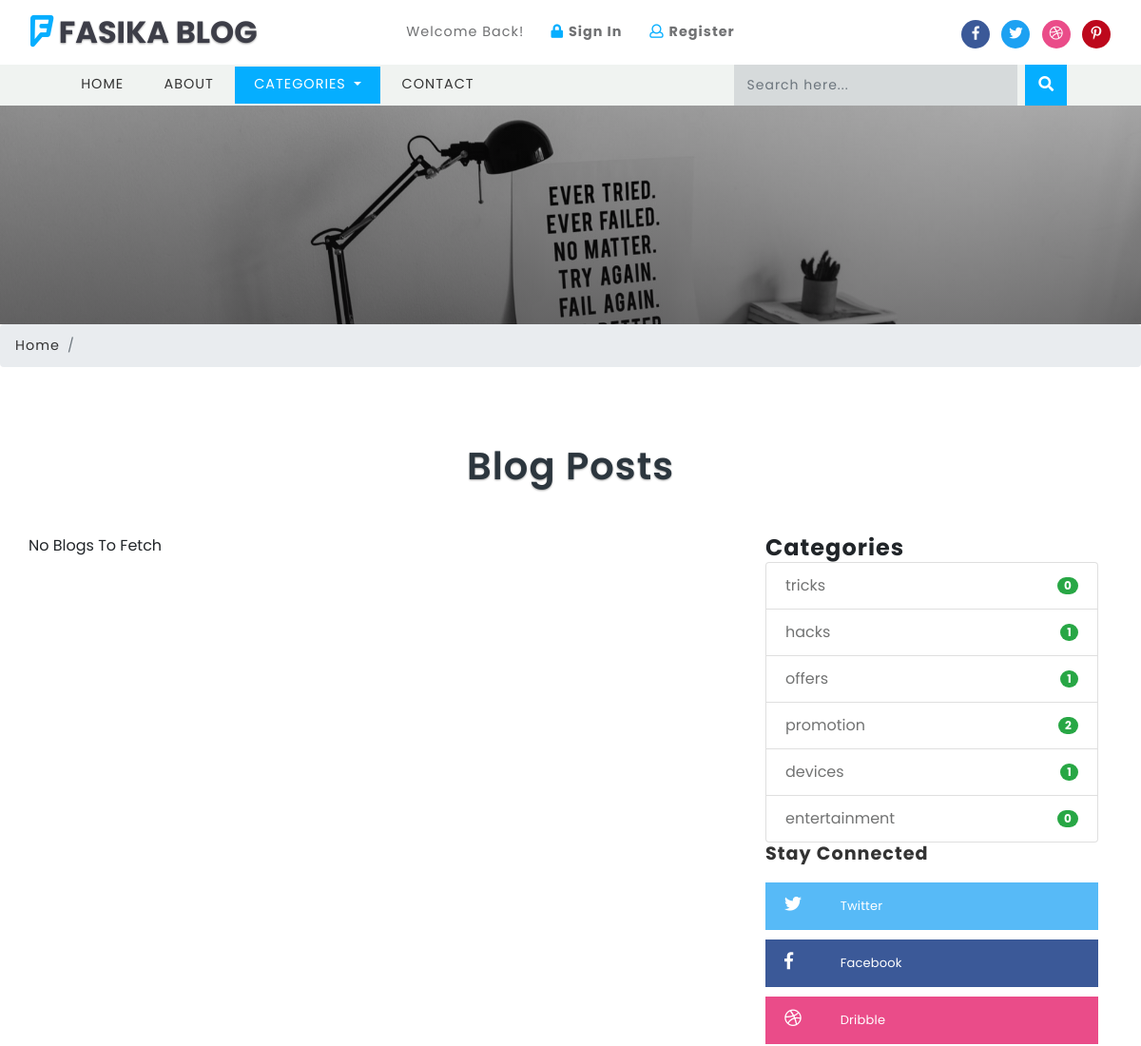
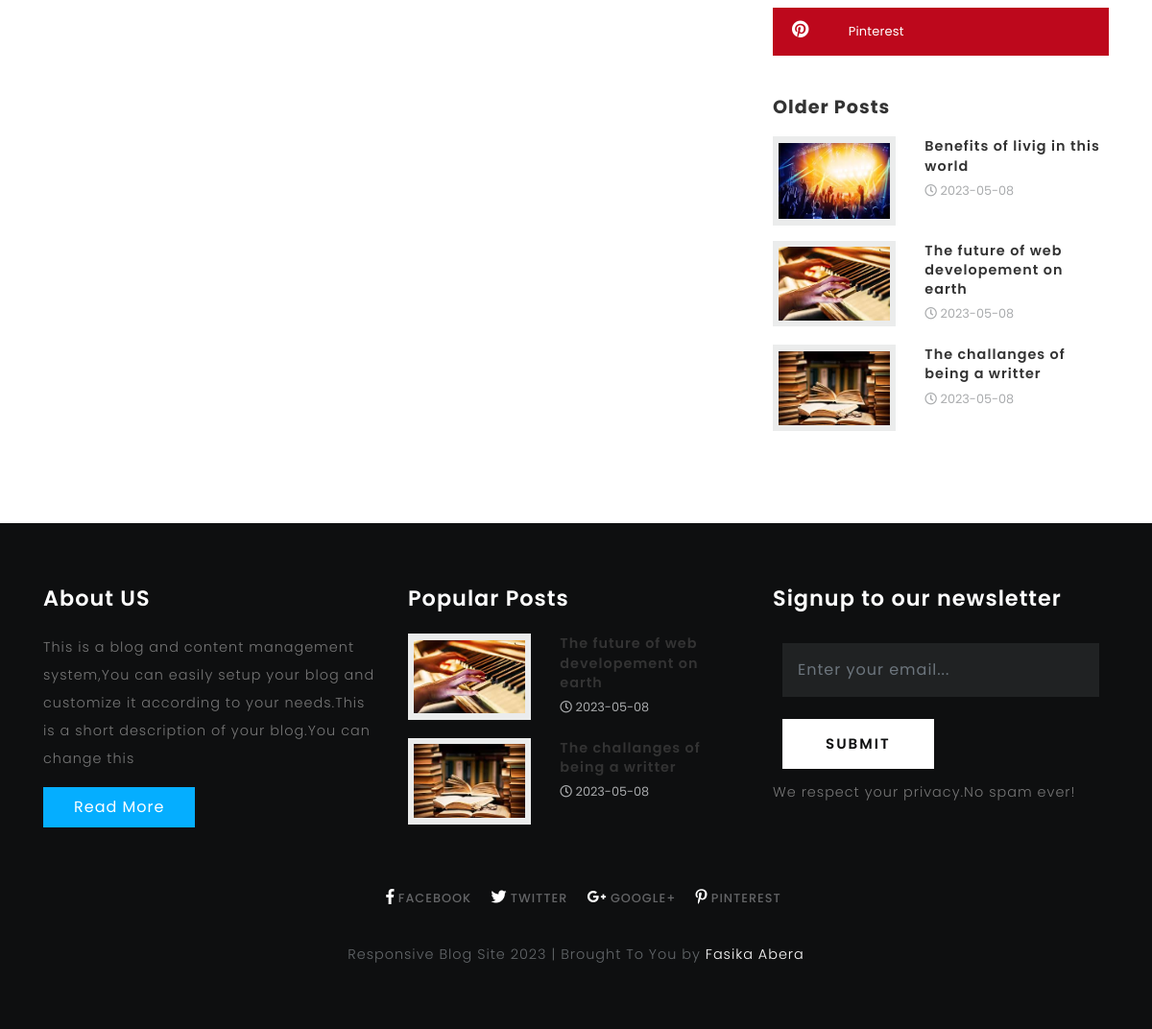
The app's page /category.php with its own data (2 pictures, top to bottom).
### tables this page shows
CREATE TABLE IF NOT EXISTS `blog_categories` (
  `id` int(10) UNSIGNED NOT NULL AUTO_INCREMENT,
  `name` varchar(40) NOT NULL,
  PRIMARY KEY (`id`)
);

CREATE TABLE IF NOT EXISTS `blogs` (
  `id` int(10) UNSIGNED NOT NULL AUTO_INCREMENT,
  `title` varchar(190) NOT NULL,
  `tags` varchar(40) NOT NULL,
  `content` text NOT NULL,
  `photo` varchar(50) NOT NULL,
  `posted` varchar(40) NOT NULL,
  `date` date DEFAULT NULL,
  `author` varchar(40) DEFAULT NULL,
  `category` varchar(40) NOT NULL,
  PRIMARY KEY (`id`),
  KEY `category` (`category`)
);

CREATE TABLE IF NOT EXISTS `titles` (
  `id` int(10) UNSIGNED NOT NULL AUTO_INCREMENT,
  `website_name` varchar(40) DEFAULT NULL,
  `tagline` varchar(40) DEFAULT NULL,
  `icon` varchar(40) DEFAULT NULL,
  `keywords` varchar(220) DEFAULT NULL,
  `short_description` varchar(200) DEFAULT NULL,
  `bannertext1` varchar(150) DEFAULT NULL,
  `bannertext2` varchar(150) DEFAULT NULL,
  `bannertext3` varchar(150) DEFAULT NULL,
  `bannertext4` varchar(150) DEFAULT NULL,
  `detailed_description` text,
  `address` varchar(40) DEFAULT NULL,
  `email` varchar(80) DEFAULT NULL,
  `phone` varchar(40) DEFAULT NULL,
  `googlemap` varchar(255) DEFAULT NULL,
  PRIMARY KEY (`id`)
);

### libs/fetch_data.php (the view, shortened to what this page needs)
<?php
function getshortdescription($table){
	require("database/db_connect.php");
	$sql="SELECT * FROM $table ";
	if ($result=mysqli_query($con,$sql))
	{
		foreach ($result as $titles => $sdc) {
			echo ''.$sdc['short_description'].'';
		}
	}
}
function countcategories(){
	require("database/db_connect.php");
	$sql="SELECT * FROM blog_categories LIMIT 10";
	if ($result=mysqli_query($con,$sql))
	{
		foreach ($result as $categoriescount => $categorydata) {
			$categoryid=$categorydata['id'];
			$sql="SELECT * FROM blogs WHERE category='$categoryid'";
			if ($result=mysqli_query($con,$sql)) {
				$rowcountcategory=mysqli_num_rows($result);
			}
			echo '<li class="list-group-item d-flex justify-content-between align-items-center">
			'.$categorydata['name'].'
			<span class="badge badge-success badge-pill">'.$rowcountcategory.'</span>
			</li>';
		}
	}
}
function getwebname($table){
	require("database/db_connect.php");
	$sql="SELECT * FROM $table ";
	if ($result=mysqli_query($con,$sql))
	{
		$rowcount=mysqli_num_rows($result);
		if ($rowcount==0) {
			echo 'No Name!!';
		}
		foreach ($result as $titles => $blogname) {
			echo ''.$blogname['website_name'].'';
		}
	}
}
function getlinks($table,$platform){
	require("database/db_connect.php");
	$sql="SELECT * FROM $table ";
	if ($result=mysqli_query($con,$sql))
	{
		$rowcount=mysqli_num_rows($result);
		if ($rowcount==0) {
			echo '#';
		}
		foreach ($result as $link => $site) {
			if ($platform=="facebook") {
				echo ''.$site['facebook'].'';
			}
			elseif ($platform=="twitter") {
				echo ''.$site['twitter'].'';
			}
			elseif ($platform=="googleplus") {
				echo ''.$site['googleplus'].'';
			}
			elseif ($platform=="pinterest") {
				echo ''.$site['pinterest'].'';
			}
			elseif ($platform=="dribble") {
				echo ''.$site['dribble'].'';
			}
		}
	}
}
function getcategoriesmenu($table)
{
	require("database/db_connect.php");
	$sql="SELECT * FROM $table ";
	if ($result=mysqli_query($con,$sql))
	{
		$rowcount=mysqli_num_rows($result);
		if ($rowcount==0) {
			echo 'No Categories';
		}
		foreach ($result as $blog_categories => $category) {
			echo '<a class="dropdown-item" href="category.php?id='.$category['id'].'">'.$category['name'].'</a>
			<div class="dropdown-divider"></div>';
		}
	}
}
function getolderposts($table){
	require("database/db_connect.php");
	$sql="SELECT * FROM $table WHERE posted='publish' ORDER BY id ASC LIMIT 8";
	if ($result=mysqli_query($con,$sql))
	{
		foreach ($result as $olderposts => $op) {
			echo '<div class="blog-grids row mb-3">
			<div class="col-md-5 blog-grid-left">
			<a href="single.php?id='.$op['id'].'">
			<img src="blogadmin/images/'.$op['photo'].'" class="img-fluid" alt="fantastic cms">
			</a>
			</div>
			<div class="col-md-7 blog-grid-right">
			<h5>
			<a href="single.php?id='.$op['id'].'">'.$op['title'].'</a>
			</h5>
			<div class="sub-meta">
			<span>
			<i class="far fa-clock"></i> '.$op['date'].'</span>
			</div>
			</div>
			</div>';
		}
	}
}
function getcategoryblogs($table,$id){
	require("database/db_connect.php");
	$sql="SELECT * FROM $table WHERE category='$id' ORDER BY id DESC LIMIT 10";
	if ($result=mysqli_query($con,$sql))
	{
		$rowcount=mysqli_num_rows($result);
		if ($rowcount==0) {
			echo 'No Blogs To Fetch';
		}
	}
}
function getpopularposts($table){
	require("database/db_connect.php");
	$sql="SELECT * FROM $table ORDER BY count DESC LIMIT 3";
	if ($result=mysqli_query($con,$sql))
	{
		foreach ($result as $pagehits => $hits) {
			$storepage=$hits['page'];
			$sql="SELECT * FROM blogs WHERE title='$storepage'";
			if ($result=mysqli_query($con,$sql)) {
				foreach ($result as $allblogs => $specificblog) {
					echo '<div class="blog-grids row mb-3">
							<div class="col-md-5 blog-grid-left">
								<a href="single.php?id='.$specificblog['id'].'">
									<img src="blogadmin/images/'.$specificblog['photo'].'" class="img-fluid" alt="fantastic cms">
								</a>
							</div>
							<div class="col-md-7 blog-grid-right">
								<h5>
									<a href="single.php?id='.$specificblog['id'].'">'.$specificblog['title'].' </a>
								</h5>
								<div class="sub-meta">
									<span>
										<i class="far fa-clock"></i> '.$specificblog['date'].'</span>
								</div>
							</div>
						</div>';
				}
			}
		}
	}
}
?>

### css/single.css (style rules this page uses)
.tech-btm img { background: #fff; padding: 6px; }

### css/style.css (style rules this page uses)
html, body { margin: 0; font-size: 100%; font-family: 'Poppins', sans-serif; background: #fff; }
body a { text-decoration: none; transition: 0.5s all; -webkit-transition: 0.5s all; -moz-transition: 0.5s all; -o-transition: 0.5s all; -ms-transition: 0.5s all; }
h1, h2, h3, h4, h5, h6 { margin: 0; font-family: 'Poppins', sans-serif; letter-spacing:1px; }
.tech-btm img { background: #ebecec; padding: .4em; }
.tech-btm h5 { font-size: 0.9em; line-height: 1.4em; font-weight: 600; }
.tech-btm h5 a { color:#333; }
.sub-meta span { font-size: 0.8em; color: #a9abad; line-height: 2.5em; }
.footer-grid-agileits-w3ls img { width:100%; }

### records on screen
blog_categories: name "tricks", rowcountcategory "0"
blog_categories: name "hacks", rowcountcategory "1"
blog_categories: name "offers", rowcountcategory "1"
blog_categories: name "promotion", rowcountcategory "2"
blog_categories: name "devices", rowcountcategory "1"
blog_categories: name "entertainment", rowcountcategory "0"
blogs: photo (picture), title "Benefits of livig in this world", date "2023-05-08"
blogs: photo (picture), title "The future of web developement on earth", date "2023-05-08"
blogs: photo (picture), title "The challanges of being a writter", date "2023-05-08"
titles: short_description "This is a blog and content management system,You can easily setup your blog and customize it according to your needs.This is a short description of your blog.You can change this"
